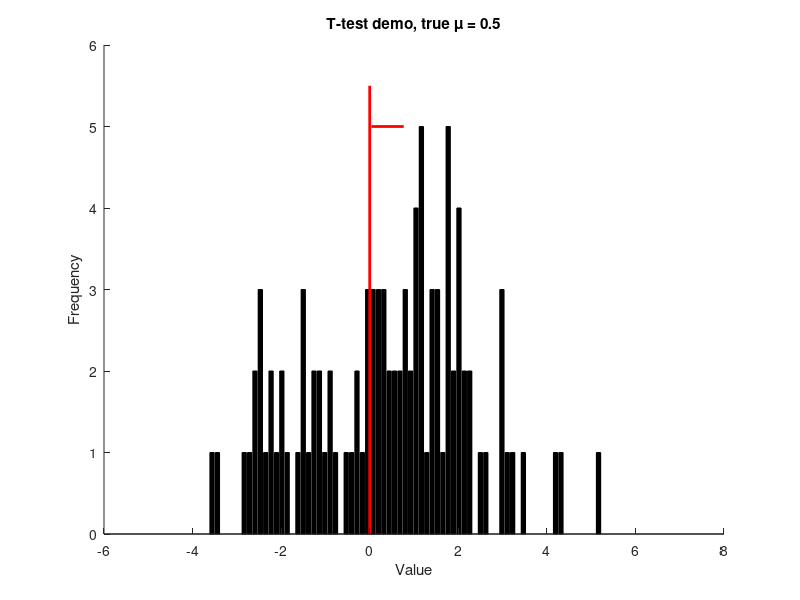

MATLAB code for this plot:
%% Draw random data from a normal distribution near zero
mu = 0.5;
sigma = 2;
nSamples = 100;

samples = randn(nSamples,1)*sigma + mu;

[sig p ci stats] = ttest(samples);

if sig
    msg = 'Null hypothesis rejected';
else
    msg = 'Null hypothesis not rejected';
end

fprintf('%s: p = %.4f\n', msg, p);
fprintf('95%% CI for the mean: [%.4f %.4f]\n', ci(1), ci(2));

%% Plot the histogram and confidence intervals for the mean

figure(2); clf;
set(gcf, 'Color', 'w')
set(gca, 'FontSize', 18, 'FontName', 'Helvetica');

% plot a histogram with 100 bins to show the samples
binCenters = linspace(mu-3*sigma, mu+3*sigma, 100);
binCounts = hist(samples, binCenters);
bar(binCenters, binCounts, 'k');
hold on

% plot a vertical line at zero
plot([0 0], [0 max(binCounts)*1.1], 'r-', 'LineWidth', 2);

% plot a horizontal line for the confidence interval
plot(ci, [max(binCounts) max(binCounts)], 'r-', 'LineWidth', 2);

box off
xlabel('Value');
ylabel('Frequency');
title(sprintf('T-test demo, true \\mu = %g', mu));

